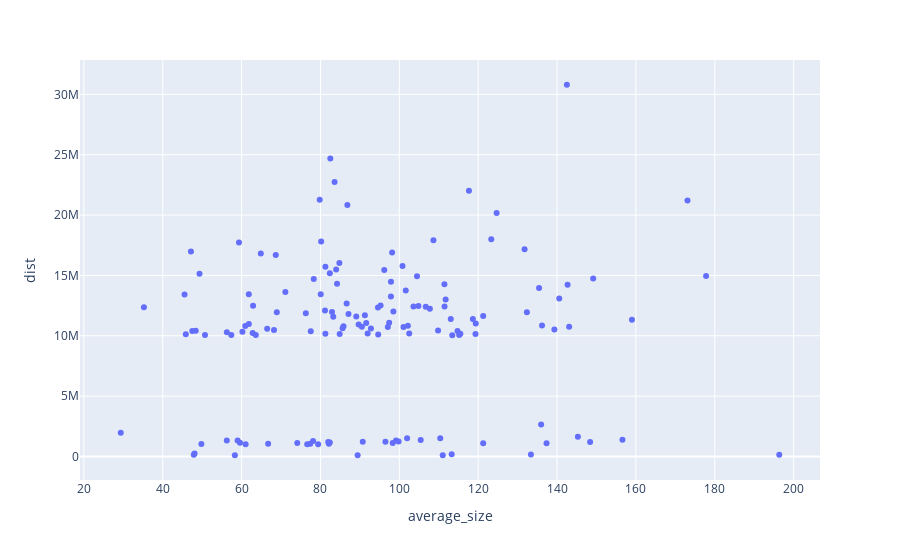

Source (notebook cell):
### Code cell
import matplotlib.pyplot as plt
import plotly.express as px

only_approach_df = neo_df[['dist', 'neo name', 'abs magnitude', 'hazardous']]
# print(average_size_df)
# print(only_approach_df)

both_frames = only_approach_df.join(average_size_df)

# use plotly express for interactive scatterplot
fig = px.scatter(both_frames, x='average_size', y='dist', hover_data=['neo name', 'abs magnitude', 'hazardous'])
fig.show()

# fig = px.scatter(x=both_frames['average_size'].to_numpy(), y=both_frames['dist'].to_numpy())
# fig.show()

# fig, ax = plt.subplots()

# two methods
# ax1 = both_frames.plot.scatter(x='average_size', y='dist', c='DarkBlue')
# ax.scatter(both_frames['average_size'].to_numpy(), both_frames['dist'].to_numpy(), s=2, c='black', alpha=0.5)

### Figure 1 — Plotly figure (JSON) as saved in the notebook; plotly's stock layout.template omitted (floating-point values rounded to 4 significant figures; data arrays with more than 128 entries replaced by an {"elided": "..."} marker saying what was removed)
{"data": [{"customdata": {"elided": "141x3 mixed values"}, "hovertemplate": "average_size=%{x}<br>dist=%{y}<br>neo name=%{customdata[0]}<br>abs magnitude=%{customdata[1]}<br>hazardous=%{customdata[2]}<extra></extra>", "legendgroup": "", "marker": {"color": "#636efa", "symbol": "circle"}, "mode": "markers", "name": "", "orientation": "v", "showlegend": false, "type": "scatter", "x": {"elided": "141 float values"}, "xaxis": "x", "y": {"elided": "141 float values"}, "yaxis": "y"}], "layout": {"legend": {"tracegroupgap": 0}, "margin": {"t": 60}, "xaxis": {"anchor": "y", "domain": [0, 1], "title": {"text": "average_size"}}, "yaxis": {"anchor": "x", "domain": [0, 1], "title": {"text": "dist"}}}}
